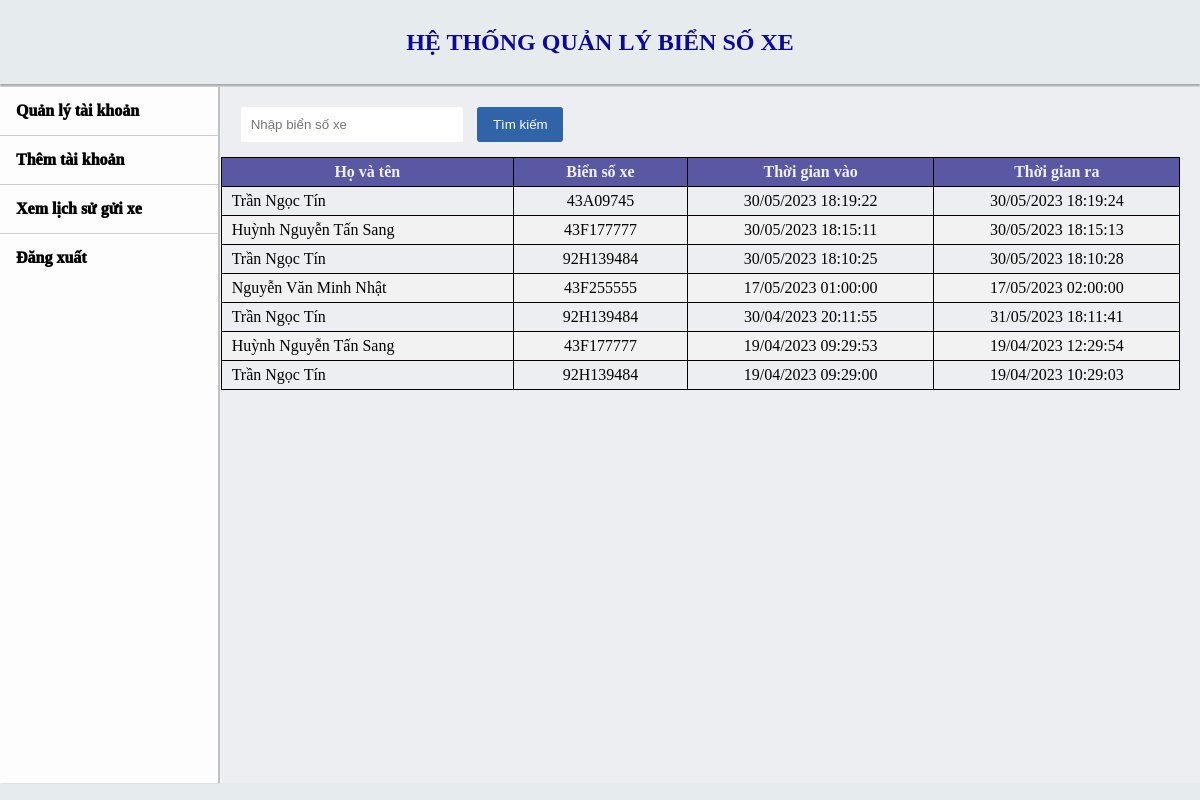
The app's page /parking_history with its own data.
### appPBL5/models.py (models this page shows)
class User(models.Model):
    name = models.CharField(max_length=50)
    phone = models.CharField(max_length=10)
    address = models.CharField(max_length=100)
    account = models.OneToOneField(Account, on_delete=models.CASCADE)
    identity_code = models.CharField(max_length=100)

### appPBL5/views.py (the view)
# urls.py: path('parking_history', views.parking_history, name='parking_history'),
def parking_history(request):
    parking_histories = Parking_History.objects.select_related('license_plate__user').order_by('-check_in_time').values('license_plate__user__name', 'license_plate__number_plate', 'check_in_time', 'check_out_time')
    context = {
        "parking_histories": parking_histories,
    }
    return render(request, "parking_history.html", context)

### appPBL5/templates/parking_history.html (shortened to what this page needs)
{% extends "base.html" %}
{% load static %}
{% block link_css %}
<link rel="stylesheet" href="{% static 'homeManager.css' %}">
{% endblock %}
{% block content %}
<main>
    <div class="menu">
      <div class="menu-item"><a href="/manager">Quản lý tài khoản</a></div>
      <div class="menu-item"><a href="/createuser">Thêm tài khoản</a></div>
      <div class="menu-item"><a href="/parking_history">Xem lịch sử gửi xe</a></div>
      <div class="menu-item"><a href="{% url 'logout' %}">Đăng xuất</a></div>
    </div>
    <div class="container-content">
      <div class="container-search">
        <input type="text" id="search" name="search" class="input-search" placeholder="Nhập biển số xe">
        <input type="button" id="button" name="button" class="button-search" value="Tìm kiếm">
      </div>
      <table>
        <thead>
          <tr>
            <th>Họ và tên</th>
            <th>Biển số xe</th>
            <th>Thời gian vào</th>
            <th>Thời gian ra</th>
          </tr>
        </thead>
        <tbody>
          {% for history in parking_histories %}
            <tr>
              <td>{{ history.license_plate__user__name }}</td>
              <td>{{ history.license_plate__number_plate }}</td>
              <td>{{ history.check_in_time|date:"d/m/Y H:i:s"  }}</td>
              <td>{{ history.check_out_time|date:"d/m/Y H:i:s"  }}</td>
            </tr>
          {% endfor %}
        </tbody>
      </table>
    </div>
</main>
{% endblock %}

### appPBL5/templates/base.html (shortened to what this page needs)
{% load static %}
<html lang="en">
<head>
    <link rel="stylesheet" href="https://cdnjs.cloudflare.com/ajax/libs/font-awesome/4.7.0/css/font-awesome.min.css">
    <link rel="stylesheet" href="{% static 'base.css' %}">
    {% block link_css %}
    {% endblock %}
</head>
<body>
    <header>
        <div class="container-title">
            <p>HỆ THỐNG QUẢN LÝ BIỂN SỐ XE</p>
        </div>
    </header>
    {% block content %}
    {% endblock %}
</body>
</html>

### appPBL5/static/base.css (style rules this page uses)
body { background: rgb(230, 235, 237); padding: 0; margin: 0; font-family: Cambria, Cochin, Georgia, Times, 'Times New Roman', serif }
header { display: flex; justify-content: center; align-items: center; height: 8%; padding: 10px 10px; box-shadow: 0 2px 2px rgba(0, 0, 0, 0.3); margin-bottom: 3px; }
header .container-title p { color: #0e0993; font-size: 1.5em; font-weight: 600; }

### appPBL5/static/homeManager.css (style rules this page uses)
main { height: 87%; width: 100%; background-color: hsla(0, 0%, 100%, 0.908); border: 0 solid #e2e8f0; display: flex; }
.menu { display: flex; flex-direction: column; width: 20%; height: 100%; margin-right: 3px; box-shadow: 2px 0px 1px rgba(53, 52, 54, 0.3); }
.menu-item { padding: 15px 16px; border-bottom: 1px solid #ccc; cursor: pointer; }
.menu-item a { font-weight: 1000; text-decoration: none; color: #000; }
.menu-item:last-child { border-bottom: none; }
main .container-content { overflow: auto; width: 90%; height: 100%; background-color: #eceef1; }
main .container-search { padding: 10px 20px; width: 35%; }
main .container-search .input-search { width: 65%; height: 35px; border-radius: 3px; border: 0 solid #e2e8f0; padding: 0 10px; margin: 10px 10px 5px 0px; }
main .container-search .button-search { width: 25%; height: 35px; border-radius: 3px; border: 0 solid #e2e8f0; background-color: #3163a9; color: #fff; cursor: pointer; }
main .container-content table { border-collapse: collapse; width: 98%; }
main .container-content table th { border: 1px solid black; padding: 5px 20px; color: #f1f1f1; background-color: #5a58a3; }
main .container-content table td { border: 1px solid black; padding: 5px 10px; }
main .container-content table td:nth-last-child(3), main .container-content table td:nth-last-child(2), main .container-content table td:last-child { text-align: center; }
main .container-content table tr:nth-child(even) { background-color: #f2f2f2; }

### records on screen
User: license_plate__user__name "Trần Ngọc Tín", license_plate__number_plate "43A09745", check_in_time "30/05/2023 18:19:22", check_out_time "30/05/2023 18:19:24", license_plate__number_plate "92H139484", check_in_time "30/05/2023 18:10:25", check_out_time "30/05/2023 18:10:28", check_in_time "30/04/2023 20:11:55", check_out_time "31/05/2023 18:11:41", check_in_time "19/04/2023 09:29:00", check_out_time "19/04/2023 10:29:03"
User: license_plate__user__name "Huỳnh Nguyễn Tấn Sang", license_plate__number_plate "43F177777", check_in_time "30/05/2023 18:15:11", check_out_time "30/05/2023 18:15:13", check_in_time "19/04/2023 09:29:53", check_out_time "19/04/2023 12:29:54"
User: license_plate__user__name "Nguyễn Văn Minh Nhật", license_plate__number_plate "43F255555", check_in_time "17/05/2023 01:00:00", check_out_time "17/05/2023 02:00:00"
